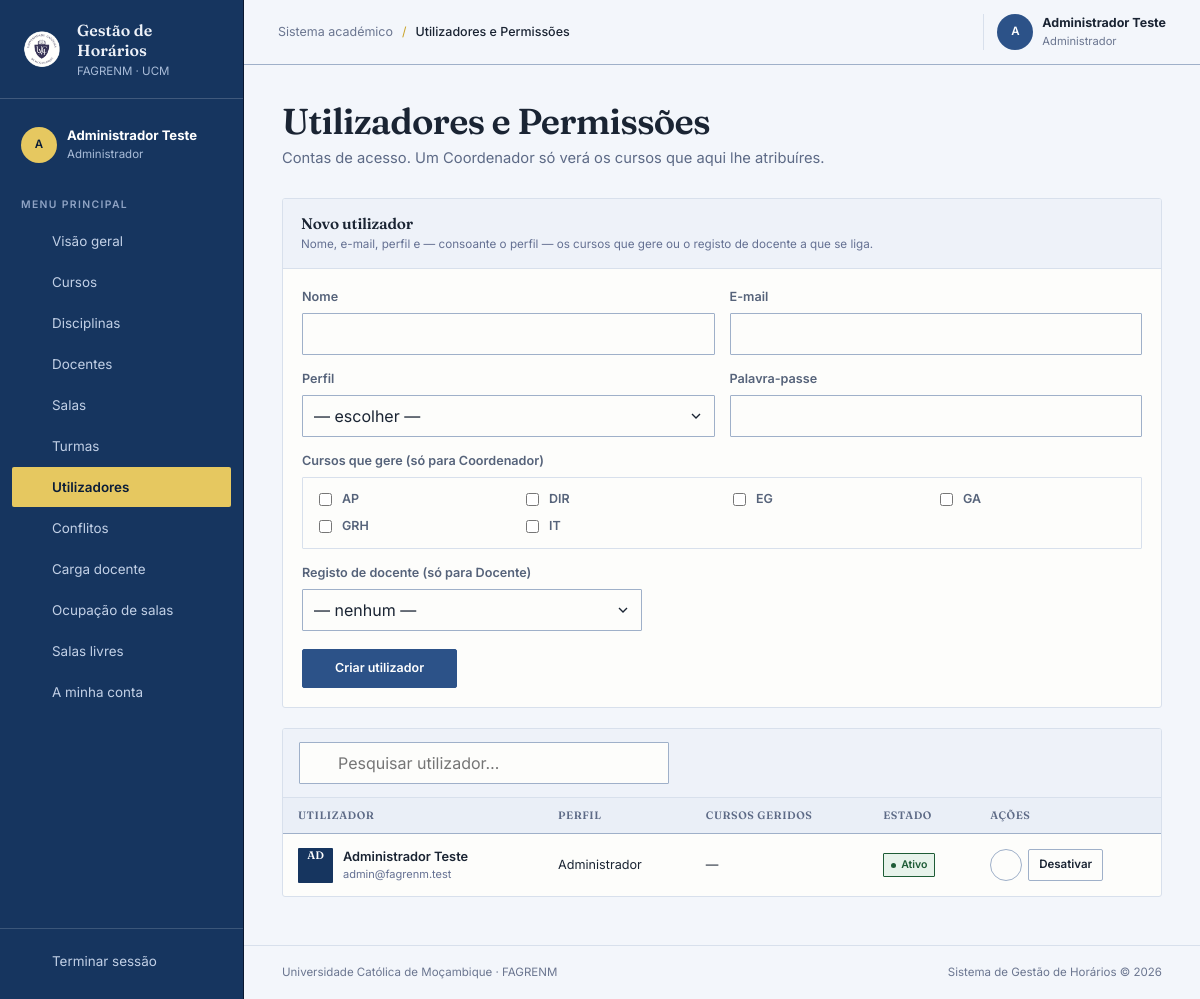
Page /admin/utilizadores.php (signed in) on the committed database.
### tables this page shows
CREATE TABLE cursos (
  id INT AUTO_INCREMENT PRIMARY KEY,
  nome VARCHAR(100) NOT NULL,
  sigla VARCHAR(10) NOT NULL UNIQUE
);

CREATE TABLE utilizadores (
  id INT AUTO_INCREMENT PRIMARY KEY,
  nome VARCHAR(150) NOT NULL,
  email VARCHAR(150) NOT NULL UNIQUE,
  password_hash VARCHAR(255) NOT NULL,
  perfil ENUM('Administrador','Coordenador','Docente') NOT NULL,
  ativo TINYINT(1) DEFAULT 1,
   
  tentativas_falhadas TINYINT UNSIGNED NOT NULL DEFAULT 0,
  bloqueado_ate DATETIME NULL,
  criado_em DATETIME DEFAULT CURRENT_TIMESTAMP
);

### admin/utilizadores.php (the view, shortened to what this page needs)
<?php
require_once __DIR__ . '/../includes/auth.php';
$erro = $ok = null; $editar = null;
$meusCursos = []; $meuDocente = 0;
$cursos = $pdo->query("SELECT * FROM cursos ORDER BY sigla")->fetchAll();
$lista = $pdo->query(
    "SELECT u.*, GROUP_CONCAT(c.sigla ORDER BY c.sigla SEPARATOR ', ') AS cursos_geridos
     FROM utilizadores u
     LEFT JOIN coordenador_curso cc ON cc.utilizador_id = u.id
     LEFT JOIN cursos c ON c.id = cc.curso_id
     GROUP BY u.id ORDER BY u.perfil, u.nome")->fetchAll();
require_once __DIR__ . '/../includes/header.php';
?>
<section class="card <?= $editar ? 'cartao--em-edicao' : '' ?>" style="margin-bottom:20px">
    <div class="card-header"><div><h2><?= $editar ? 'Editar utilizador' : 'Novo utilizador' ?></h2><p>Nome, e-mail, perfil e — consoante o perfil — os cursos que gere ou o registo de docente a que se liga.</p></div></div>
    <div class="card-body">
        <form method="post">
            <div class="form-row">
                <div class="campo"><label>Nome</label>
                    <input class="form-control" type="text" name="nome" required value="<?= htmlspecialchars($editar['nome'] ?? '') ?>"></div>
                <div class="campo"><label>E-mail</label>
                    <input class="form-control" type="email" name="email" required value="<?= htmlspecialchars($editar['email'] ?? '') ?>"></div>
                <div class="campo"><label>Perfil</label>
                    <select class="form-control form-select" name="perfil" id="sel-perfil" required>
                        <option value="">— escolher —</option>
                    </select></div>
                <div class="campo"><label>Palavra-passe <?= $editar ? '(vazio = manter)' : '' ?></label>
                    <input class="form-control" type="password" name="senha" <?= $editar ? '' : 'required' ?>></div>
            </div>
            <div class="campo" style="margin-top:15px">
                <label>Cursos que gere (só para Coordenador)</label>
                <div class="grelha-checkboxes" style="border:1px solid var(--line);border-radius:1px;padding:12px;background:var(--surface)">
                    <?php foreach ($cursos as $c): ?>
                    <label>
                        <input type="checkbox" name="cursos[]" value="<?= $c['id'] ?>"
                            <?= in_array($c['id'], $meusCursos) ? 'checked' : '' ?>>
                        <?= htmlspecialchars($c['sigla']) ?>
                    </label>
                    <?php endforeach; ?>
                </div>
            </div>
            <div class="campo" style="margin-top:15px">
                <label>Registo de docente (só para Docente)</label>
                <select class="form-control form-select" name="docente_id" style="max-width:340px">
                    <option value="0">— nenhum —</option>
                </select>
            </div>
            <div style="margin-top:18px">
                <button type="submit" class="btn btn-primary" style="width:auto;padding-inline:2rem;">
                    <?= $editar ? 'Atualizar utilizador' : 'Criar utilizador' ?></button>
            </div>
        </form>
    </div>
</section>
<section class="card">
    <div class="toolbar">
        <div class="search-box"><?= icone('search', 18) ?><input type="search" placeholder="Pesquisar utilizador…" data-filtro-tabela="#tabela-utilizadores"></div>
    </div>
    <div class="data-table-wrap">
        <table class="data-table" id="tabela-utilizadores">
            <thead><tr><th>Utilizador</th><th>Perfil</th><th>Cursos geridos</th><th>Estado</th><th>Ações</th></tr></thead>
            <tbody>
            <?php foreach ($lista as $u): ?>
            <tr>
                <td><div class="cell-main"><span class="cell-icon"><?= htmlspecialchars(mb_strtoupper(mb_substr($u['nome'], 0, 2))) ?></span><span><strong><?= htmlspecialchars($u['nome']) ?></strong><small><?= htmlspecialchars($u['email']) ?></small></span></div></td>
                <td><?= htmlspecialchars($u['perfil']) ?></td>
                <td><?= htmlspecialchars($u['cursos_geridos'] ?? '—') ?></td>
                <td><span class="badge celula-estado <?= $u['ativo'] ? 'badge-success' : 'badge-warning' ?>"><span class="status-dot"></span><?= $u['ativo'] ? 'Ativo' : 'Inativo' ?></span></td>
                <td>
                    <div class="actions">
                        <a class="btn btn-secondary btn-icon" title="Editar" href="?editar=<?= $u['id'] ?>"><?= icone('edit', 16) ?></a>
                        <form method="post" data-confirmar="<?= $u['ativo'] ? 'Desativar' : 'Ativar' ?> esta conta?" data-ajax-alternar="1">
                            <button type="submit" class="btn btn-secondary btn-sm"><?= $u['ativo'] ? 'Desativar' : 'Ativar' ?></button>
                        </form>
                    </div>
                </td>
            </tr>
            <?php endforeach; ?>
            </tbody>
        </table>
    </div>
</section>
<?php require_once __DIR__ . '/../includes/footer.php'; ?>

### includes/icons.php (shortened to what this page needs)
<?php
function icone(string $nome, int $tamanho = 20): string
{
    $conteudo = $caminhos[$nome] ?? $caminhos['grid'];
    return '<svg class="icon" width="' . $tamanho . '" height="' . $tamanho . '" viewBox="0 0 24 24" fill="none" stroke="currentColor" stroke-width="1.8" stroke-linecap="round" stroke-linejoin="round" aria-hidden="true">' . $conteudo . '</svg>';
}

### assets/css/estilo.css (style rules this page uses)
:root { --ink: #1A2433; --ink-soft: #56637A; --petrol: #16355F; --petrol-dark: #0B1D38; --paper: #F3F6FB; --surface: #FDFDFB; --line: #D8E0EC; --line-dark: #9FB0C9; --cobalt: #2C5288; --orange: #C9A227; --yellow: #E6C860; --mint: #A8861D; --danger: #8C1F1F; --success: #1E5C36; --warning: #A8861D; --sidebar: 244px; }
* { box-sizing: border-box; }
html { font-size: 16px; }
body { margin: 0; min-width: 320px; color: var(--ink); background: var(--paper); font: 400 1rem/1.5 "Inter", sans-serif; }
button, input, select, textarea { font: inherit; }
a { color: inherit; text-decoration: none; }
.icon { display: block; flex: 0 0 auto; }
.nav-item.active .icon { color: var(--petrol-dark); }
.stat-card, .card { background: var(--surface); border: 1px solid var(--line); border-radius: 3px; }
.card { overflow: hidden; }
.card-header { min-height: 66px; padding: 15px 18px; display: flex; align-items: center; justify-content: space-between; gap: 16px; border-bottom: 1px solid var(--line); background: #EEF2F9; }
.card-header h2, .card-header h3 { margin: 0; font: 600 .96rem "Fraunces", serif; letter-spacing: -.01em; }
.card-header p { margin: 3px 0 0; color: #647092; font-size: .73rem; }
.card-body { padding: 19px; }
.btn { min-height: 39px; padding: 0 14px; display: inline-flex; align-items: center; justify-content: center; gap: 8px; color: var(--ink); background: var(--surface); border: 1px solid var(--ink); border-radius: 2px; font-size: .78rem; font-weight: 600; cursor: pointer; transition: transform .14s, background .14s, color .14s; }
.btn-primary { color: #fff; background: var(--cobalt); border-color: var(--cobalt); }
.btn-secondary, .btn--secundario { color: var(--ink); background: transparent; border-color: var(--line-dark); }
.btn-sm { min-height: 32px; padding: 0 10px; font-size: .72rem; }
.btn-icon { width: 32px; min-height: 32px; padding: 0; border-radius: 50%; }
.toolbar { padding: 13px 16px; display: flex; align-items: center; gap: 10px; background: #EEF2F9; border-bottom: 1px solid var(--line); }
.search-box { position: relative; flex: 1; max-width: 370px; }
.search-box .icon { position: absolute; left: 11px; top: 50%; transform: translateY(-50%); color: #6b7690; }
.search-box input, .form-control { width: 100%; min-height: 40px; padding: 8px 11px; color: var(--ink); background: var(--surface); border: 1px solid var(--line-dark); border-radius: 1px; outline: none; transition: box-shadow .15s; }
.search-box input { padding-left: 38px; }
.form-select { appearance: none; padding-right: 34px; }
.form-row, .form-linha { display: grid; grid-template-columns: repeat(2,minmax(0,1fr)); gap: 15px; }
.campo { display: flex; flex-direction: column; gap: 6px; }
.campo label { color: var(--ink-soft); font-size: .79rem; font-weight: 600; }
.data-table-wrap, .tabela-scroll { overflow-x: auto; }
.data-table, .tabela { width: 100%; border-collapse: collapse; white-space: nowrap; }
.data-table th, .tabela th { padding: 11px 15px; color: #5d6a86; background: #EAEFF7; border-bottom: 1px solid var(--line-dark); text-align: left; font: 600 .67rem "Fraunces", serif; letter-spacing: .05em; text-transform: uppercase; }
.data-table td, .tabela td { padding: 13px 15px; border-bottom: 1px solid #E1E7F1; font-size: .79rem; }
.data-table tr:last-child td, .tabela tr:last-child td { border-bottom: 0; }
.data-table tbody tr, .tabela tbody tr { transition: background .12s; }
.cell-main { display: flex; align-items: center; gap: 10px; }
.cell-icon { width: 35px; height: 35px; display: grid; place-items: center; flex: 0 0 auto; color: #fff; background: var(--petrol); border-radius: 1px; font: 600 .68rem "Fraunces", serif; }
.cell-main span { display: flex; flex-direction: column; }
.cell-main strong { font-size: .8rem; font-weight: 600; }
.cell-main small { color: #647092; font-size: .69rem; }
.actions, .acoes-tabela { display: flex; align-items: center; gap: 6px; }
.badge { width: fit-content; padding: 3px 7px; display: inline-flex; align-items: center; gap: 5px; border: 1px solid currentColor; border-radius: 1px; font-size: .66rem; font-weight: 600; }
.badge-success { color: var(--success); background: #E7F3EB; }
.status-dot { width: 5px; height: 5px; background: currentColor; border-radius: 50%; }
.grelha-checkboxes { display: grid; grid-template-columns: repeat(auto-fill,minmax(190px,1fr)); gap: 8px 14px; }
.grelha-checkboxes label { display: flex; align-items: center; gap: 7px; font-size: .78rem; }

### rows in the picture
cursos: sigla "AP"
cursos: sigla "DIR"
cursos: sigla "EG"
cursos: sigla "GA"
cursos: sigla "GRH"
cursos: sigla "IT"
utilizadores: nome "AD", nome "Administrador Teste", email "admin@fagrenm.test", perfil "Administrador", cursos_geridos "—", ativo "Ativo", $tamanho 16 (drawn)

### other values in the picture
$iniciais "A"
$_SESSION['nome'] "Administrador Teste"
$perfilAtual "Administrador"
$rotulo "Visão geral"
$rotulo "Cursos"
$rotulo "Disciplinas"
$rotulo "Docentes"
$rotulo "Salas"
$rotulo "Turmas"
$rotulo "Utilizadores"
$rotulo "Conflitos"
$rotulo "Carga docente"
$rotulo "Ocupação de salas"
$rotulo "Salas livres"
$rotulo "A minha conta"
